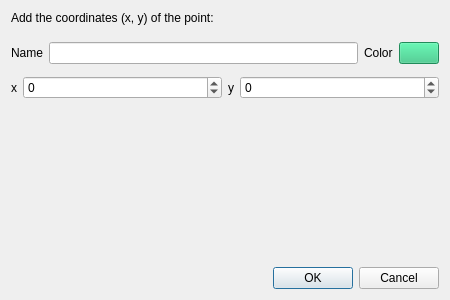
<?xml version="1.0" encoding="UTF-8"?>
<ui version="4.0">
 <class>Dialog</class>
 <widget class="QDialog" name="Dialog">
  <property name="windowModality">
   <enum>Qt::ApplicationModal</enum>
  </property>
  <property name="geometry">
   <rect>
    <x>0</x>
    <y>0</y>
    <width>450</width>
    <height>300</height>
   </rect>
  </property>
  <property name="sizePolicy">
   <sizepolicy hsizetype="Fixed" vsizetype="Fixed">
    <horstretch>0</horstretch>
    <verstretch>0</verstretch>
   </sizepolicy>
  </property>
  <property name="minimumSize">
   <size>
    <width>450</width>
    <height>300</height>
   </size>
  </property>
  <property name="maximumSize">
   <size>
    <width>450</width>
    <height>300</height>
   </size>
  </property>
  <property name="windowTitle">
   <string>Point</string>
  </property>
  <layout class="QVBoxLayout" name="verticalLayout" stretch="0,0,0,100,0">
   <item>
    <widget class="QLabel" name="messageLabel">
     <property name="text">
      <string>Add the coordinates (x, y) of the point:</string>
     </property>
    </widget>
   </item>
   <item>
    <layout class="QHBoxLayout" name="infoHorizontalLayout">
     <property name="topMargin">
      <number>11</number>
     </property>
     <item>
      <widget class="QLabel" name="nameLabel">
       <property name="text">
        <string>Name</string>
       </property>
      </widget>
     </item>
     <item>
      <widget class="QLineEdit" name="nameLineEdit"/>
     </item>
     <item>
      <widget class="QLabel" name="colorLabel">
       <property name="text">
        <string>Color</string>
       </property>
      </widget>
     </item>
     <item>
      <widget class="QPushButton" name="colorButton">
       <property name="styleSheet">
        <string notr="true">background-color: rgb(46, 194, 126);</string>
       </property>
       <property name="text">
        <string/>
       </property>
      </widget>
     </item>
    </layout>
   </item>
   <item>
    <layout class="QHBoxLayout" name="addPointHorizontalLayout" stretch="0,100,0,100">
     <property name="topMargin">
      <number>6</number>
     </property>
     <property name="rightMargin">
      <number>0</number>
     </property>
     <property name="bottomMargin">
      <number>0</number>
     </property>
     <item>
      <widget class="QLabel" name="xLabel">
       <property name="text">
        <string>x</string>
       </property>
       <property name="margin">
        <number>0</number>
       </property>
      </widget>
     </item>
     <item>
      <widget class="QSpinBox" name="xSpinBox">
       <property name="minimum">
        <number>-1000</number>
       </property>
       <property name="maximum">
        <number>1000</number>
       </property>
      </widget>
     </item>
     <item>
      <widget class="QLabel" name="yLabel">
       <property name="text">
        <string>y</string>
       </property>
       <property name="margin">
        <number>0</number>
       </property>
      </widget>
     </item>
     <item>
      <widget class="QSpinBox" name="ySpinBox">
       <property name="minimum">
        <number>-1000</number>
       </property>
       <property name="maximum">
        <number>1000</number>
       </property>
      </widget>
     </item>
    </layout>
   </item>
   <item>
    <widget class="QWidget" name="widget" native="true">
     <property name="minimumSize">
      <size>
       <width>0</width>
       <height>100</height>
      </size>
     </property>
    </widget>
   </item>
   <item>
    <widget class="QDialogButtonBox" name="buttonBox">
     <property name="orientation">
      <enum>Qt::Horizontal</enum>
     </property>
     <property name="standardButtons">
      <set>QDialogButtonBox::Cancel|QDialogButtonBox::Ok</set>
     </property>
    </widget>
   </item>
  </layout>
 </widget>
 <resources/>
 <connections>
  <connection>
   <sender>buttonBox</sender>
   <signal>accepted()</signal>
   <receiver>Dialog</receiver>
   <slot>accept()</slot>
   <hints>
    <hint type="sourcelabel">
     <x>248</x>
     <y>254</y>
    </hint>
    <hint type="destinationlabel">
     <x>157</x>
     <y>274</y>
    </hint>
   </hints>
  </connection>
  <connection>
   <sender>buttonBox</sender>
   <signal>rejected()</signal>
   <receiver>Dialog</receiver>
   <slot>reject()</slot>
   <hints>
    <hint type="sourcelabel">
     <x>316</x>
     <y>260</y>
    </hint>
    <hint type="destinationlabel">
     <x>286</x>
     <y>274</y>
    </hint>
   </hints>
  </connection>
 </connections>
</ui>
